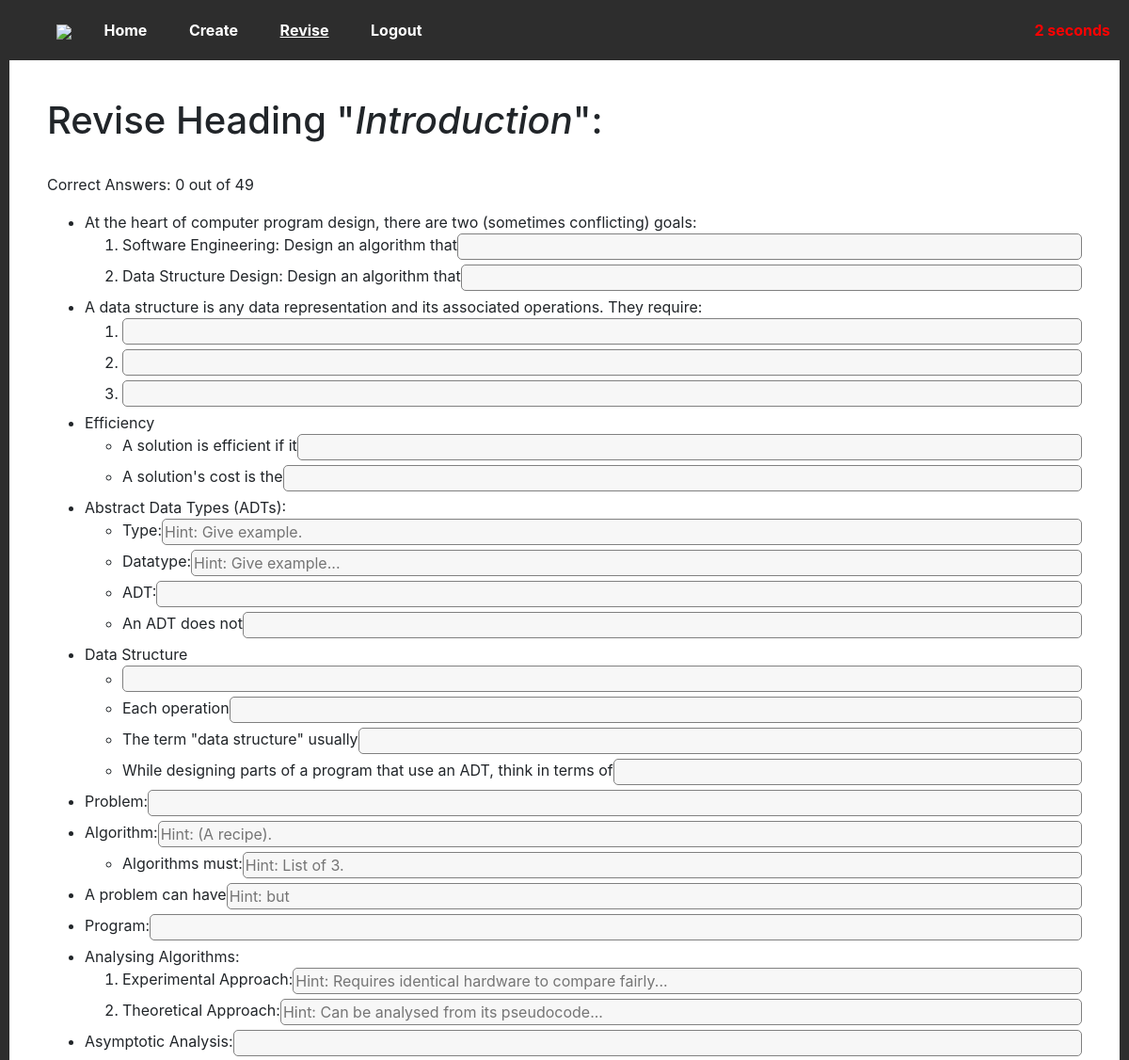
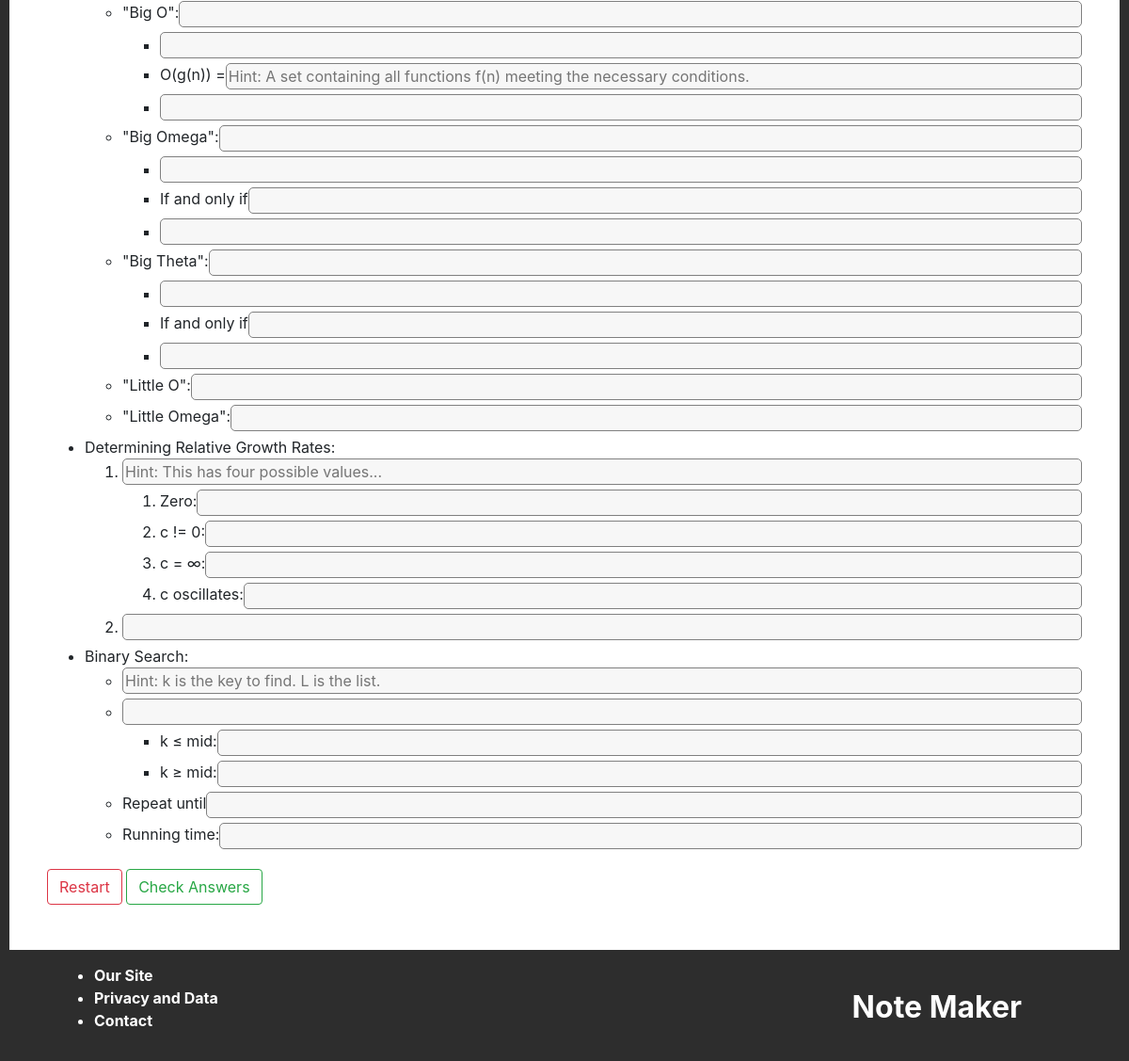
Page /revise/heading/1 (signed in) on the committed database (2 pictures, top to bottom).
### website/models.py (models this page shows, shortened)
class Heading(db.Model): # Example: Sorting Algorithms
    id = db.Column(db.Integer, primary_key=True)
    text = db.Column(db.String(512))
    module = db.Column(db.Integer, db.ForeignKey("module.id"))
    attempts = db.Column(db.Integer, default=0)
    time = db.Column(db.String(128))
    order = db.Column(db.Integer, default=0)
    def getPoints(self):
        return Point.query.filter_by(isRoot=True, parent=self.id).all()

class Point(db.Model): # Examples: [Merge Sort, Has a running time of O(n log n)]
    id = db.Column(db.Integer, primary_key=True)
    text = db.Column(db.String(1048576))
    blankFill = db.Column(db.Boolean) # If True, then this point can be used in "fill-the-blank" style questions.
    hint = db.Column(db.String(4096)) # Available to be shown (for example, "list 3 advantages")
    parent = db.Column(db.Integer) # If isRoot==True, then this points to a heading. Otherwise to another point.
    isRoot = db.Column(db.Boolean) # Can this be a starting point for a question (list the points below this one)?
    numeric = db.Column(db.Boolean, default=False) # If numeric, use <ol>, otherwise use <ul>
    punc = db.Column(db.Boolean, default=False) # Check punctuation when marking answers.
    leniency = db.Column(db.Integer, default=90) # Match percentage between given answer and correct answer.
    code = db.Column(db.Boolean, default=False) # Question requires code answer. Punc is overriden to False and a textarea is displayed instead of a standard 1-line input.
    disabled = db.Column(db.Boolean, default=False)
    successes = db.Column(db.Integer, default=0)
    failures = db.Column(db.Integer, default=0)
    last_answered = db.Column(db.DateTime(timezone=True))
    order = db.Column(db.Integer, default=0)
    def getChildren(self):
        return Point.query.filter_by(isRoot=False, parent=self.id).all()
    def getParent(self):
        if self.isRoot:
            return Heading.query.get(self.parent)
        return Point.query.get(self.parent)
    def question(self):
        try:
            return str(self.text)[0: str(self.text).index(">|<")]
        except Exception as e:
            return self.text
    def answer(self):
        if not self.blankFill:
            return self.text
        try:
            return str(self.text)[str(self.text).index(">|<") + 4 : len(self.text)]
        except:
            return ""
    def isDisabled(self):
        if self.disabled:
            return True
        if not self.isRoot:
            return self.getParent().isDisabled()
        return False

### website/revise/revise.py (the view, shortened to what this page needs)
@revise.route("/heading/<int:h_id>", methods=["GET", "POST"])
@login_required
def heading(h_id):
    print("RUNNING")
    h = Heading.query.filter_by(id=h_id).first()
    if not h:
        flash("Invalid details!", category="error")
        return redirect(url_for("revise.index"))
    results = dict()
    count = 0
    start = 0
    return render_template("revise_heading.html", heading=h, user=current_user, results=results, count=count, start=start)

### app.py (called while the page is built)
@app.context_processor
def current_nav():
    return get_current_nav()

### website/__init__.py (called while the page is built)
def get_current_nav():
    navs = ["create", "revise", "login", "signup"] # Otherwise: home.
    current = "home"
    for nav in navs:
        if nav in request.path:
            current = nav
    return dict(current_nav = current)

### website/revise/templates/revise_heading.html (shortened to what this page needs)
{% extends "base.html" %}
{% block content %}
    <h1>Revise Heading "<i>{{ heading.text }}</i>":</h1><br>
    <p>Correct Answers: {{ count }} out of <span id="q_count"></span></p>
    <form method="POST" autocomplete="off">
            <ul>
                {% for node in heading.getPoints() %}
                    {% if not node.disabled %}
                    <li>
                        <div style="display: flex;">
                        {{ node.question() }}
                        {% if node.blankFill %}
                            <input type="text" name="{{ node.id }}" {% if results[node.id] %}
                                value="{{ results[node.id] }}"
                                {% if node.checkAnswer(results[node.id]) %}
                                    class = "revise-blank-input revise-input-correct"
                                    tabindex="-1"
                                {% else %}
                                    class = "revise-blank-input revise-input-incorrect"
                                {% endif %}
                            {% else %}
                                class="revise-blank-input"
                            {% endif %}
                            {% if node.hint %}
                                placeholder="Hint: {{ node.hint }}"
                            {% endif %}
                            autocomplete="off"
                            >
                        {% endif %}
                        </div>
                    </li>
                    {% endif %}
                    {% if node.numeric %}
                        <ol>
                    {% else %}
                        <ul>
                    {% endif %}
                    {%- for item in node.getChildren() recursive %}
                        {% if not item.isDisabled() %}
                        <li>
                            {% if item.blankFill %}
                                <div style="display: flex;">
                                {{ item.question() }}
                                    {% if item.answer() != "" %}
                                        <input type="text" name="{{ item.id }}"
                                            {% if results[item.id] %}
                                                value="{{ results[item.id] }}"
                                                {% if item.checkAnswer(results[item.id]) %}
                                                    class = "revise-blank-input revise-input-correct"
                                                    tabindex="-1"
                                                {% else %}
                                                    class = "revise-blank-input revise-input-incorrect"
                                                {% endif %}
                                            {% else %}
                                                class="revise-blank-input"
                                            {% endif %}
                                            {% if item.hint %}
                                                placeholder="Hint: {{ item.hint }}"
                                            {% endif %}
                                        autocomplete="off"
                                        >
                                    {% endif %}
                                </div>
                            {% else %}
                                <input type="text" name="{{ item.id }}"
                                    {% if results[item.id] %}
                                        value="{{ results[item.id] }}"
                                        {% if item.checkAnswer(results[item.id]) %}
                                            class = "revise-input revise-input-correct"
                                            tabindex="-1"
                                        {% else %}
                                            class = "revise-input revise-input-incorrect"
                                        {% endif %}
                                    {% else %}
                                        class="revise-input"
                                    {% endif %}
                                    {% if item.hint %}
                                        placeholder="Hint: {{ item.hint }}"
                                    {% endif %}
                                    autocomplete="off"
                                >
                            {% endif %}
                        </li>
                        {% if item.getChildren() | length > 0 %}
                            {% if item.numeric %}
                                <ol>
                            {% else %}
                                <ul>
                            {% endif %}
                                {{ loop(item.getChildren()) }}
                            {% if item.numeric %}
                                </ol>
                            {% else %}
                                </ul>
                            {% endif %}
                        {% endif %}
                        {% endif %}
                    {% endfor %}
                    {% if node.numeric %}
                        </ol>
                    {% else %}
                        </ul>
                    {% endif %}
                {% endfor %}
            </ul>
        <a href="/revise/heading/{{ heading.id }}" class="btn btn-outline-danger">Restart</a>
        <input type="submit" value="Check Answers" class="btn btn-outline-success">
        <span id="timer" class="timer">-- seconds</span>
    </form>
{% endblock %}

### website/home/templates/base.html (shortened to what this page needs)
<!DOCTYPE html>
<html lang="en">
    <head>
        <link rel="stylesheet" href="{{ url_for('home.static', filename='css/base.css') }}">
        <link rel="stylesheet" href="{{ url_for('home.static', filename='css/navbar.css') }}">
        <link rel="stylesheet" href="{{ url_for('home.static', filename='css/footer.css') }}">
        <link rel="stylesheet" href="{{ url_for('create.static', filename='create.css') }}">
        <link rel="stylesheet" href="{{ url_for('revise.static', filename='revise.css') }}">
        <link
            rel="stylesheet"
            href="https://stackpath.bootstrapcdn.com/bootstrap/4.4.1/css/bootstrap.min.css"
        />
    </head>
    <body>
        {% include "navbar.html" %}
        <div class="page">
            {% block content %} {% endblock %}
            <br><br>
        </div>
        {% include "footer.html" %}
    </body>
</html>

### website/home/templates/navbar.html
<div class="nbar">
    <ul class="nav_links">
        <li><img src="{{ url_for('home.static', filename='icon.png') }}"></li>
        <li><a href="/" {% if current_nav == "home" %} style="text-decoration: underline;" {% endif %}>Home</a></li>
        {% if user.is_authenticated %}
            <li><a href="/create/" {% if current_nav == "create" %} style="text-decoration: underline;" {% endif %}>Create</a></li>
            <li><a href="/revise/" {% if current_nav == "revise" %} style="text-decoration: underline;" {% endif %}>Revise</a></li>
            <li><a href="/auth/logout">Logout</a></li>
        {% else %}
            <li><a href="/auth/login" {% if current_nav == "login" %} style="text-decoration: underline;" {% endif %}>Login</a></li>
            <li><a href="/auth/signup" {% if current_nav == "signup" %} style="text-decoration: underline;" {% endif %}>Signup</a></li>
        {% endif %}
    </ul>
</div>

### website/home/templates/footer.html
<div class="footer">
    <ul class="footer_links">
        <li><a href="/">Our Site</a></li>
        <li><a href="/privacy">Privacy and Data</a></li>
        <li><a href="/contact">Contact</a></li>
    </ul>
    <span class="footer_logo">Note Maker</span>
</div>

### website/home/home_static/css/base.css (style rules this page uses)
.page { padding: 40px; border-left: 10px solid rgb(45, 45, 45); border-right: 10px solid rgb(45, 45, 45); background-color: white; padding-bottom: 0px; min-height: 100vh; }

### website/home/home_static/css/navbar.css (style rules this page uses)
.nbar { background-color: rgb(45, 45, 45); padding: 10px; }
.nbar ul { list-style-type: none; margin: 10px; }
.nbar li { display: inline; }
.nav_links a { padding: 20px; background-color: rgb(45, 45, 45); color: white; text-decoration: none; font-weight: bold; margin-top: 10px; }
.nbar img { height: 0px; height: 24px; padding-right: 10px; }

### website/home/home_static/css/footer.css (style rules this page uses)
.footer { width: 100%; padding: 15px 5vw; background-color: rgb(45, 45, 45); color: white; font-weight: bold; overflow: hidden; }
.footer li a { text-decoration: none; color: inherit; }
.footer_links { float: left; }
.footer_logo { float: right; text-align: right; font-size: xx-large; padding-right: 5%; padding-top: 2%; }

### website/revise/static/revise.css (style rules this page uses)
.revise-input { width: 100%; margin-bottom: 5px; border: 1px solid grey; border-radius: 5px; background-color: rgb(247, 247, 247); }
.revise-blank-input { margin-bottom: 5px; border: 1px solid grey; border-radius: 5px; background-color: rgb(247, 247, 247); flex: 2; }
.timer { position:fixed; top: 20px; right: 20px; color: red; font-weight: bolder; }

### rows in the picture
Heading: text "Introduction"
Point: question "At the heart of computer program design, there are two (sometimes conflicting) goals:"
Point: question "Software Engineering: Design an algorithm that"
Point: question "Data Structure Design: Design an algorithm that"
Point: question "A data structure is any data representation and its associated operations. They require:"
Point: question "Efficiency"
Point: question "A solution is efficient if it"
Point: question "A solution's cost is the"
Point: question "Abstract Data Types (ADTs):"
Point: question "Type:"
Point: question "Datatype:"
Point: question "ADT:"
Point: question "An ADT does not"
Point: question "Data Structure"
Point: question "Each operation"
Point: question "The term \"data structure\" usually"
Point: question "While designing parts of a program that use an ADT, think in terms of"
Point: question "Problem:"
Point: question "Algorithm:", id+hint "Hint: (A recipe)."
Point: question "Algorithms must:"
Point: question "A problem can have", id+hint "Hint: but"
Point: question "Program:"
Point: question "Analysing Algorithms:"
Point: question "Experimental Approach:"
Point: question "Theoretical Approach:"
Point: question "Asymptotic Analysis:"
Point: question "\"Big O\":"
Point: question "O(g(n)) ="
Point: question "\"Big Omega\":"
Point: question "If and only if"
Point: question "\"Big Theta\":"
Point: question "If and only if"
Point: question "\"Little O\":"
Point: question "\"Little Omega\":"
Point: question "Determining Relative Growth Rates:"
Point: question "Zero:"
Point: question "c != 0:"
Point: question "c = ∞:"
Point: question "c oscillates:"
Point: question "Binary Search:"
Point: question "k ≤ mid:"
Point: question "k ≥ mid:"
Point: question "Repeat until"
Point: question "Running time:"

### other values in the picture
{{ count }} "0"
